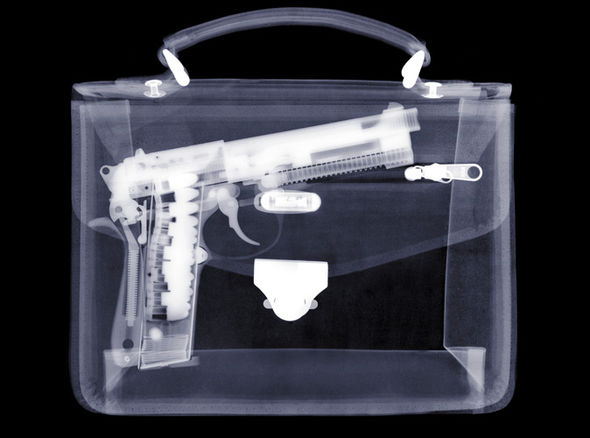
#> input picture primeiro_bimestre/estudo_dirigido/imagens/img03-d.jpg, 590 x 438 px
$ python ex3.py
#> lines starting #> are read from the running program, lines starting #| are printed output that depends on the picture
#!/usr/bin/env python
import cv2
import numpy as np
from matplotlib import pyplot as plt


def negativo(img):

    # copiar imagem para nao trabalhar na original
    img_copy = img.copy()

    # obter tamanho da image
    linhas, colunas = img_copy.shape

    # percorrer imagem
    for i in range(0, int(linhas)):
        for j in range(0, colunas):
            negativo = 255 - img.item(i, j)
            img_copy.itemset((i, j), negativo)

    return img_copy

if __name__ == '__main__':
    img = cv2.imread('../imagens/img03-d.jpg', cv2.IMREAD_GRAYSCALE)
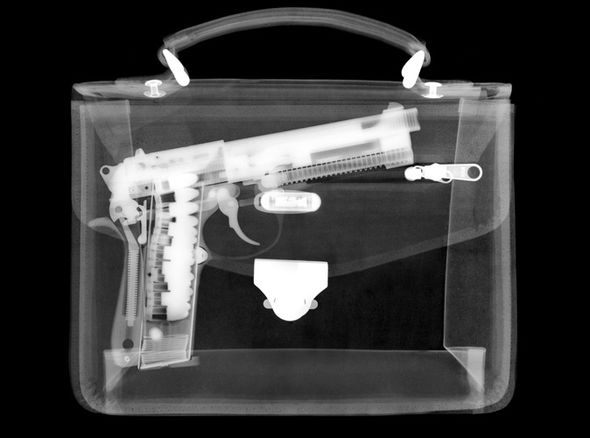
#> img: shape (438, 590); min 0, max 255, mean 60

    # exibir imagem
    cv2.imshow('Imagem Original', img)

    # negativar imagem
    img_destino = negativo(img)
#> after the loop in negativo, `for i in range(0, int(linhas)):`:
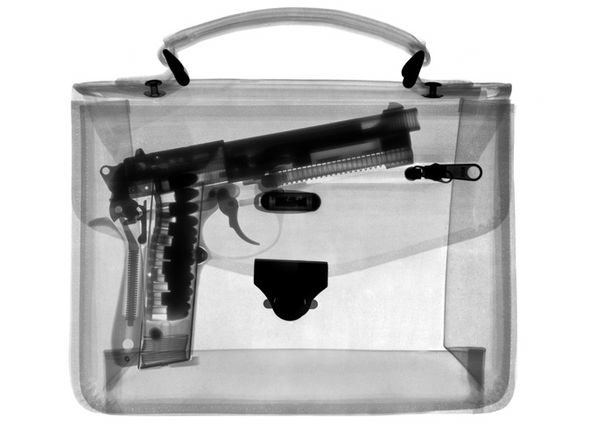
#> img_copy: shape (438, 590); min 0, max 255, mean 195

    # mostrar negativo da imagem
    cv2.imshow('Imagem NEGATIVA', img_destino)

    # salvar imagens
    cv2.imwrite('resultados/ex3_original.png', img)
    cv2.imwrite('resultados/ex3_resultado.png', img_destino)

    # aguardar botao para continuar
    tecla = cv2.waitKey(0)
#> (key Esc is pressed here)

$ run again, with primeiro_bimestre/estudo_dirigido/imagens/img03-a.jpg copied over primeiro_bimestre/estudo_dirigido/imagens/img03-d.jpg
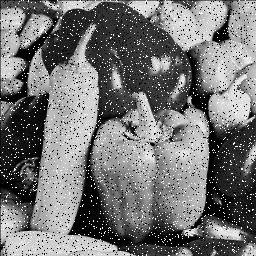
#> input picture primeiro_bimestre/estudo_dirigido/imagens/img03-a.jpg, 256 x 256 px
#> img is the input picture: shape (256, 256); min 0, max 255, mean 117
#> after the loop in negativo, `for i in range(0, int(linhas)):`:
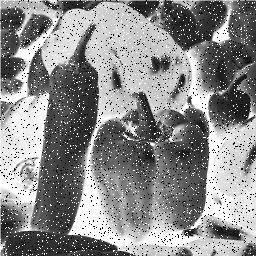
#> img_copy: shape (256, 256); min 0, max 255, mean 138
